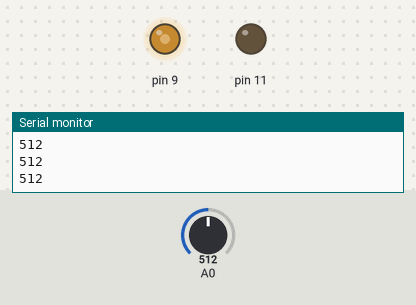
A sketch run on a simulated Arduino Uno, built with avr-gcc and run on an emulated ATmega328P. On the bench: output pins drawn as LEDs (lit = HIGH), the last lines printed to the serial monitor. The inputs (shaded band) are chosen by the test bench; at power-on: A0 = 512.

Above: at 1.2 s.
1.3 s: A0 set to 716
At 2.5 s:
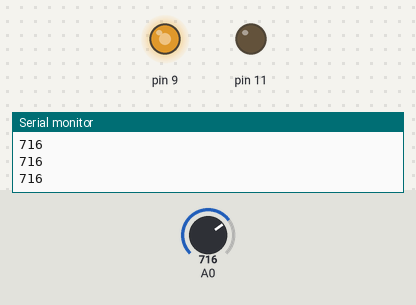
2.8 s: A0 set to 900
At 4.0 s:
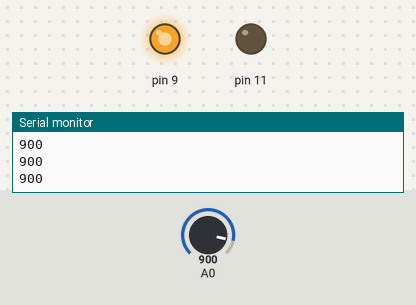
4.3 s: A0 set to 122
At 5.0 s:
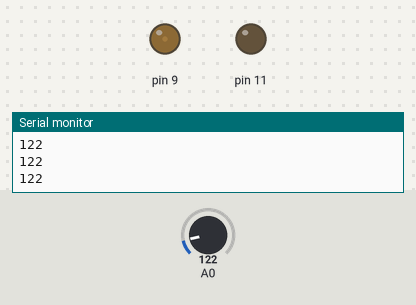
5.8 s: A0 set to 511
At 6.7 s:
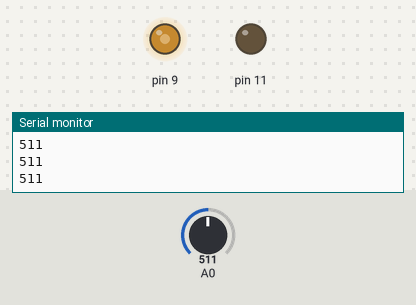
Timing chart, 0 to 8.3 s (numbered marks = the images above; inputs shaded):
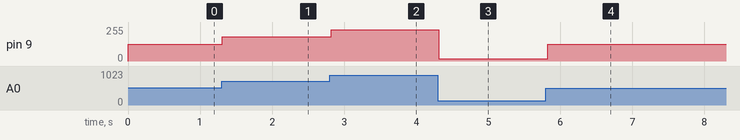

Measured:
- after the input at 1.3 s, pin 9: 126/255 → 183/255 at once
- after the input at 2.8 s, pin 9: 183/255 → 234/255 at once
- after the input at 4.3 s, pin 9: 234/255 → 18/255 at once
- after the input at 5.8 s, pin 9: 18/255 → 126/255 at once

The sketch:

betterAnalogIn.ino
```cpp
void setup() {
  // initialize digital pin LED_BUILTIN as an output.
  pinMode(9, OUTPUT);
  pinMode(11, OUTPUT);
  Serial.begin(9600);
}

// the loop function runs over and over again forever
void loop() {
  int reading = analogRead(0);
  Serial.println(reading);

  float readingMapped = map(reading, 54, 974, 0, 255);
  float readingConstrained = constrain(readingMapped, 0, 255);
  analogWrite(9, readingMapped);
  delay(30);
}
```
